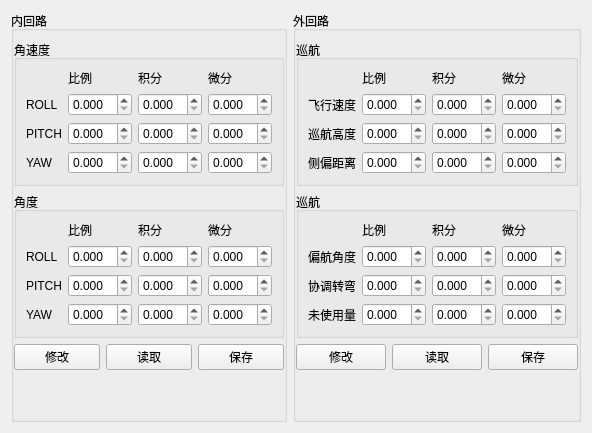
     <widget class="QWidget" name="tab_2">
      <attribute name="title">
       <string>固定翼</string>
      </attribute>
      <layout class="QGridLayout" name="gridLayout_21">
       <item row="0" column="1">
        <widget class="QGroupBox" name="groupBox_6">
         <property name="title">
          <string>外回路</string>
         </property>
         <layout class="QGridLayout" name="gridLayout_14">
          <property name="leftMargin">
           <number>0</number>
          </property>
          <property name="rightMargin">
           <number>0</number>
          </property>
          <item row="1" column="0">
           <widget class="QGroupBox" name="groupBox_13">
            <property name="title">
             <string>巡航</string>
            </property>
            <layout class="QGridLayout" name="gridLayout_13">
             <item row="3" column="0">
              <widget class="QLabel" name="label_37">
               <property name="text">
                <string>巡航高度</string>
               </property>
              </widget>
             </item>
             <item row="1" column="2">
              <widget class="QLabel" name="label_38">
               <property name="text">
                <string>积分</string>
               </property>
              </widget>
             </item>
             <item row="1" column="1">
              <widget class="QLabel" name="label_39">
               <property name="text">
                <string>比例</string>
               </property>
              </widget>
             </item>
             <item row="5" column="0">
              <widget class="QLabel" name="label_40">
               <property name="text">
                <string>侧偏距离</string>
               </property>
              </widget>
             </item>
             <item row="1" column="3">
              <widget class="QLabel" name="label_41">
               <property name="text">
                <string>微分</string>
               </property>
              </widget>
             </item>
             <item row="2" column="0">
              <widget class="QLabel" name="label_42">
               <property name="text">
                <string>飞行速度</string>
               </property>
              </widget>
             </item>
             <item row="2" column="1">
              <widget class="QDoubleSpinBox" name="Fixwing_Outside_FlightSpeed_P_Box">
               <property name="decimals">
                <number>3</number>
               </property>
               <property name="maximum">
                <double>60.000000000000000</double>
               </property>
               <property name="singleStep">
                <double>0.001000000000000</double>
               </property>
              </widget>
             </item>
             <item row="2" column="2">
              <widget class="QDoubleSpinBox" name="Fixwing_Outside_FlightSpeed_I_Box">
               <property name="decimals">
                <number>3</number>
               </property>
               <property name="maximum">
                <double>60.000000000000000</double>
               </property>
               <property name="singleStep">
                <double>0.001000000000000</double>
               </property>
              </widget>
             </item>
             <item row="2" column="3">
              <widget class="QDoubleSpinBox" name="Fixwing_Outside_FlightSpeed_D_Box">
               <property name="decimals">
                <number>3</number>
               </property>
               <property name="maximum">
                <double>60.000000000000000</double>
               </property>
               <property name="singleStep">
                <double>0.001000000000000</double>
               </property>
              </widget>
             </item>
             <item row="3" column="3">
              <widget class="QDoubleSpinBox" name="Fixwing_Outside_FlightHight_D_Box">
               <property name="decimals">
                <number>3</number>
               </property>
               <property name="maximum">
                <double>60.000000000000000</double>
               </property>
               <property name="singleStep">
                <double>0.001000000000000</double>
               </property>
              </widget>
             </item>
             <item row="5" column="3">
              <widget class="QDoubleSpinBox" name="Fixwing_Outside_Distance_D_Box">
               <property name="decimals">
                <number>3</number>
               </property>
               <property name="maximum">
                <double>60.000000000000000</double>
               </property>
               <property name="singleStep">
                <double>0.001000000000000</double>
               </property>
              </widget>
             </item>
             <item row="3" column="2">
              <widget class="QDoubleSpinBox" name="Fixwing_Outside_FlightHight_I_Box">
               <property name="decimals">
                <number>3</number>
               </property>
               <property name="maximum">
                <double>60.000000000000000</double>
               </property>
               <property name="singleStep">
                <double>0.001000000000000</double>
               </property>
              </widget>
             </item>
             <item row="5" column="2">
              <widget class="QDoubleSpinBox" name="Fixwing_Outside_Distance_I_Box">
               <property name="decimals">
                <number>3</number>
               </property>
               <property name="maximum">
                <double>60.000000000000000</double>
               </property>
               <property name="singleStep">
                <double>0.001000000000000</double>
               </property>
              </widget>
             </item>
             <item row="5" column="1">
              <widget class="QDoubleSpinBox" name="Fixwing_Outside_Distance_P_Box">
               <property name="decimals">
                <number>3</number>
               </property>
               <property name="maximum">
                <double>60.000000000000000</double>
               </property>
               <property name="singleStep">
                <double>0.001000000000000</double>
               </property>
              </widget>
             </item>
             <item row="3" column="1">
              <widget class="QDoubleSpinBox" name="Fixwing_Outside_FlightHight_P_Box">
               <property name="decimals">
                <number>3</number>
               </property>
               <property name="maximum">
                <double>60.000000000000000</double>
               </property>
               <property name="singleStep">
                <double>0.001000000000000</double>
               </property>
              </widget>
             </item>
            </layout>
           </widget>
          </item>
          <item row="3" column="0">
           <widget class="QGroupBox" name="groupBox_14">
            <property name="title">
             <string>巡航</string>
            </property>
            <layout class="QGridLayout" name="gridLayout_12">
             <item row="0" column="1">
              <widget class="QLabel" name="label_43">
               <property name="text">
                <string>比例</string>
               </property>
              </widget>
             </item>
             <item row="0" column="2">
              <widget class="QLabel" name="label_44">
               <property name="text">
                <string>积分</string>
               </property>
              </widget>
             </item>
             <item row="0" column="3">
              <widget class="QLabel" name="label_45">
               <property name="text">
                <string>微分</string>
               </property>
              </widget>
             </item>
             <item row="1" column="0">
              <widget class="QLabel" name="label_46">
               <property name="text">
                <string>偏航角度</string>
               </property>
              </widget>
             </item>
             <item row="2" column="0">
              <widget class="QLabel" name="label_47">
               <property name="text">
                <string>协调转弯</string>
               </property>
              </widget>
             </item>
             <item row="3" column="0">
              <widget class="QLabel" name="label_48">
               <property name="text">
                <string>未使用量</string>
               </property>
              </widget>
             </item>
             <item row="3" column="3">
              <widget class="QDoubleSpinBox" name="doubleSpinBox_71">
               <property name="decimals">
                <number>3</number>
               </property>
               <property name="maximum">
                <double>60.000000000000000</double>
               </property>
               <property name="singleStep">
                <double>0.001000000000000</double>
               </property>
              </widget>
             </item>
             <item row="2" column="3">
              <widget class="QDoubleSpinBox" name="doubleSpinBox_68">
               <property name="decimals">
                <number>3</number>
               </property>
               <property name="maximum">
                <double>60.000000000000000</double>
               </property>
               <property name="singleStep">
                <double>0.001000000000000</double>
               </property>
              </widget>
             </item>
             <item row="1" column="3">
              <widget class="QDoubleSpinBox" name="Fixwing_Outside_Angle_D_Box">
               <property name="decimals">
                <number>3</number>
               </property>
               <property name="maximum">
                <double>60.000000000000000</double>
               </property>
               <property name="singleStep">
                <double>0.001000000000000</double>
               </property>
              </widget>
             </item>
             <item row="3" column="2">
              <widget class="QDoubleSpinBox" name="doubleSpinBox_70">
               <property name="decimals">
                <number>3</number>
               </property>
               <property name="maximum">
                <double>60.000000000000000</double>
               </property>
               <property name="singleStep">
                <double>0.001000000000000</double>
               </property>
              </widget>
             </item>
             <item row="2" column="2">
              <widget class="QDoubleSpinBox" name="doubleSpinBox_67">
               <property name="decimals">
                <number>3</number>
               </property>
               <property name="maximum">
                <double>60.000000000000000</double>
               </property>
               <property name="singleStep">
                <double>0.001000000000000</double>
               </property>
              </widget>
             </item>
             <item row="1" column="2">
              <widget class="QDoubleSpinBox" name="Fixwing_Outside_Angle_I_Box">
               <property name="decimals">
                <number>3</number>
               </property>
               <property name="maximum">
                <double>60.000000000000000</double>
               </property>
               <property name="singleStep">
                <double>0.001000000000000</double>
               </property>
              </widget>
             </item>
             <item row="3" column="1">
              <widget class="QDoubleSpinBox" name="doubleSpinBox_69">
               <property name="decimals">
                <number>3</number>
               </property>
               <property name="maximum">
                <double>60.000000000000000</double>
               </property>
               <property name="singleStep">
                <double>0.001000000000000</double>
               </property>
              </widget>
             </item>
             <item row="2" column="1">
              <widget class="QDoubleSpinBox" name="doubleSpinBox_66">
               <property name="decimals">
                <number>3</number>
               </property>
               <property name="maximum">
                <double>60.000000000000000</double>
               </property>
               <property name="singleStep">
                <double>0.001000000000000</double>
               </property>
              </widget>
             </item>
             <item row="1" column="1">
              <widget class="QDoubleSpinBox" name="Fixwing_Outside_Angle_P_Box">
               <property name="decimals">
                <number>3</number>
               </property>
               <property name="maximum">
                <double>60.000000000000000</double>
               </property>
               <property name="singleStep">
                <double>0.001000000000000</double>
               </property>
              </widget>
             </item>
            </layout>
           </widget>
          </item>
          <item row="4" column="0">
           <layout class="QHBoxLayout" name="horizontalLayout_4">
            <item>
             <widget class="QPushButton" name="Fixwing_Outsde_Write_Button">
              <property name="text">
               <string>修改</string>
              </property>
             </widget>
            </item>
            <item>
             <widget class="QPushButton" name="Fixwing_Outsde_Read_Button">
              <property name="text">
               <string>读取</string>
              </property>
             </widget>
            </item>
            <item>
             <widget class="QPushButton" name="Fixwing_Outside_Save_Button">
              <property name="text">
               <string>保存</string>
              </property>
             </widget>
            </item>
           </layout>
          </item>
          <item row="5" column="0">
           <spacer name="verticalSpacer">
            <property name="orientation">
             <enum>Qt::Vertical</enum>
            </property>
            <property name="sizeHint" stdset="0">
             <size>
              <width>20</width>
              <height>40</height>
             </size>
            </property>
           </spacer>
          </item>
         </layout>
        </widget>
       </item>
       <item row="0" column="0">
        <widget class="QGroupBox" name="groupBox_5">
         <property name="title">
          <string>内回路</string>
         </property>
         <layout class="QGridLayout" name="gridLayout_9">
          <property name="leftMargin">
           <number>0</number>
          </property>
          <property name="rightMargin">
           <number>0</number>
          </property>
          <item row="0" column="0">
           <widget class="QGroupBox" name="groupBox_9">
            <property name="title">
             <string>角速度</string>
            </property>
            <layout class="QGridLayout" name="gridLayout_7">
             <item row="3" column="0">
              <widget class="QLabel" name="label_13">
               <property name="text">
                <string>PITCH</string>
               </property>
              </widget>
             </item>
             <item row="1" column="2">
              <widget class="QLabel" name="label_14">
               <property name="text">
                <string>积分</string>
               </property>
              </widget>
             </item>
             <item row="1" column="1">
              <widget class="QLabel" name="label_15">
               <property name="text">
                <string>比例</string>
               </property>
              </widget>
             </item>
             <item row="5" column="0">
              <widget class="QLabel" name="label_16">
               <property name="text">
                <string>YAW</string>
               </property>
              </widget>
             </item>
             <item row="1" column="3">
              <widget class="QLabel" name="label_17">
               <property name="text">
                <string>微分</string>
               </property>
              </widget>
             </item>
             <item row="2" column="0">
              <widget class="QLabel" name="label_18">
               <property name="text">
                <string>ROLL</string>
               </property>
              </widget>
             </item>
             <item row="2" column="1">
              <widget class="QDoubleSpinBox" name="Fixwing_Inside_Gyro_Roll_P_Box">
               <property name="decimals">
                <number>3</number>
               </property>
               <property name="maximum">
                <double>60.000000000000000</double>
               </property>
               <property name="singleStep">
                <double>0.001000000000000</double>
               </property>
              </widget>
             </item>
             <item row="2" column="2">
              <widget class="QDoubleSpinBox" name="Fixwing_Inside_Gyro_Roll_I_Box">
               <property name="decimals">
                <number>3</number>
               </property>
               <property name="maximum">
                <double>60.000000000000000</double>
               </property>
               <property name="singleStep">
                <double>0.001000000000000</double>
               </property>
              </widget>
             </item>
             <item row="2" column="3">
              <widget class="QDoubleSpinBox" name="Fixwing_Inside_Gyro_Roll_D_Box">
               <property name="decimals">
                <number>3</number>
               </property>
               <property name="maximum">
                <double>60.000000000000000</double>
               </property>
               <property name="singleStep">
                <double>0.001000000000000</double>
               </property>
              </widget>
             </item>
             <item row="5" column="3">
              <widget class="QDoubleSpinBox" name="Fixwing_Inside_Gyro_Yaw_D_Box">
               <property name="decimals">
                <number>3</number>
               </property>
               <property name="maximum">
                <double>60.000000000000000</double>
               </property>
               <property name="singleStep">
                <double>0.001000000000000</double>
               </property>
              </widget>
             </item>
             <item row="3" column="3">
              <widget class="QDoubleSpinBox" name="Fixwing_Inside_Gyro_Pitch_D_Box">
               <property name="decimals">
                <number>3</number>
               </property>
               <property name="maximum">
                <double>60.000000000000000</double>
               </property>
               <property name="singleStep">
                <double>0.001000000000000</double>
               </property>
              </widget>
             </item>
             <item row="5" column="2">
              <widget class="QDoubleSpinBox" name="Fixwing_Inside_Gyro_Yaw_I_Box">
               <property name="decimals">
                <number>3</number>
               </property>
               <property name="maximum">
                <double>60.000000000000000</double>
               </property>
               <property name="singleStep">
                <double>0.001000000000000</double>
               </property>
              </widget>
             </item>
             <item row="3" column="2">
              <widget class="QDoubleSpinBox" name="Fixwing_Inside_Gyro_Pitch_I_Box">
               <property name="decimals">
                <number>3</number>
               </property>
               <property name="maximum">
                <double>60.000000000000000</double>
               </property>
               <property name="singleStep">
                <double>0.001000000000000</double>
               </property>
              </widget>
             </item>
             <item row="5" column="1">
              <widget class="QDoubleSpinBox" name="Fixwing_Inside_Gyro_Yaw_P_Box">
               <property name="decimals">
                <number>3</number>
               </property>
               <property name="maximum">
                <double>60.000000000000000</double>
               </property>
               <property name="singleStep">
                <double>0.001000000000000</double>
               </property>
              </widget>
             </item>
             <item row="3" column="1">
              <widget class="QDoubleSpinBox" name="Fixwing_Inside_Gyro_Pitch_P_Box">
               <property name="decimals">
                <number>3</number>
               </property>
               <property name="maximum">
                <double>60.000000000000000</double>
               </property>
               <property name="singleStep">
                <double>0.001000000000000</double>
               </property>
              </widget>
             </item>
            </layout>
           </widget>
          </item>
          <item row="1" column="0">
           <widget class="QGroupBox" name="Fixwing_Inside_Angle_Pitch">
            <property name="title">
             <string>角度</string>
            </property>
            <layout class="QGridLayout" name="gridLayout_8">
             <item row="0" column="1">
              <widget class="QLabel" name="label_19">
               <property name="text">
                <string>比例</string>
               </property>
              </widget>
             </item>
             <item row="0" column="2">
              <widget class="QLabel" name="label_20">
               <property name="text">
                <string>积分</string>
               </property>
              </widget>
             </item>
             <item row="0" column="3">
              <widget class="QLabel" name="label_21">
               <property name="text">
                <string>微分</string>
               </property>
              </widget>
             </item>
             <item row="2" column="0">
              <widget class="QLabel" name="label_22">
               <property name="text">
                <string>ROLL</string>
               </property>
              </widget>
             </item>
             <item row="6" column="0">
              <widget class="QLabel" name="label_23">
               <property name="text">
                <string>PITCH</string>
               </property>
              </widget>
             </item>
             <item row="8" column="0">
              <widget class="QLabel" name="label_24">
               <property name="text">
                <string>YAW</string>
               </property>
              </widget>
             </item>
             <item row="8" column="3">
              <widget class="QDoubleSpinBox" name="Fixwing_Inside_Angle_Yaw_D_Box">
               <property name="decimals">
                <number>3</number>
               </property>
               <property name="maximum">
                <double>60.000000000000000</double>
               </property>
               <property name="singleStep">
                <double>0.001000000000000</double>
               </property>
              </widget>
             </item>
             <item row="6" column="3">
              <widget class="QDoubleSpinBox" name="Fixwing_Inside_Angle_Pitch_D_Box">
               <property name="decimals">
                <number>3</number>
               </property>
               <property name="maximum">
                <double>60.000000000000000</double>
               </property>
               <property name="singleStep">
                <double>0.001000000000000</double>
               </property>
              </widget>
             </item>
             <item row="2" column="3">
              <widget class="QDoubleSpinBox" name="Fixwing_Inside_Angle_Roll_D_Box">
               <property name="decimals">
                <number>3</number>
               </property>
               <property name="maximum">
                <double>60.000000000000000</double>
               </property>
               <property name="singleStep">
                <double>0.001000000000000</double>
               </property>
              </widget>
             </item>
             <item row="8" column="2">
              <widget class="QDoubleSpinBox" name="Fixwing_Inside_Angle_Yaw_I_Box">
               <property name="decimals">
                <number>3</number>
               </property>
               <property name="maximum">
                <double>60.000000000000000</double>
               </property>
               <property name="singleStep">
                <double>0.001000000000000</double>
               </property>
              </widget>
             </item>
             <item row="6" column="2">
              <widget class="QDoubleSpinBox" name="Fixwing_Inside_Angle_Pitch_I_Box">
               <property name="decimals">
                <number>3</number>
               </property>
               <property name="maximum">
                <double>60.000000000000000</double>
               </property>
               <property name="singleStep">
                <double>0.001000000000000</double>
               </property>
              </widget>
             </item>
             <item row="2" column="2">
              <widget class="QDoubleSpinBox" name="Fixwing_Inside_Angle_Roll_I_Box">
               <property name="decimals">
                <number>3</number>
               </property>
               <property name="maximum">
                <double>60.000000000000000</double>
               </property>
               <property name="singleStep">
                <double>0.001000000000000</double>
               </property>
              </widget>
             </item>
             <item row="8" column="1">
              <widget class="QDoubleSpinBox" name="Fixwing_Inside_Angle_Yaw_P_Box">
               <property name="decimals">
                <number>3</number>
               </property>
               <property name="maximum">
                <double>60.000000000000000</double>
               </property>
               <property name="singleStep">
                <double>0.001000000000000</double>
               </property>
              </widget>
             </item>
             <item row="6" column="1">
              <widget class="QDoubleSpinBox" name="Fixwing_Inside_Angle_Pitch_P_Box">
               <property name="decimals">
                <number>3</number>
               </property>
               <property name="maximum">
                <double>60.000000000000000</double>
               </property>
               <property name="singleStep">
                <double>0.001000000000000</double>
               </property>
              </widget>
             </item>
             <item row="2" column="1">
              <widget class="QDoubleSpinBox" name="Fixwing_Inside_Angle_Roll_P_Box">
               <property name="decimals">
                <number>3</number>
               </property>
               <property name="maximum">
                <double>60.000000000000000</double>
               </property>
               <property name="singleStep">
                <double>0.001000000000000</double>
               </property>
              </widget>
             </item>
            </layout>
           </widget>
          </item>
          <item row="2" column="0">
           <layout class="QHBoxLayout" name="horizontalLayout_2">
            <item>
             <widget class="QPushButton" name="Fixwing_Inside_Write_Button">
              <property name="text">
               <string>修改</string>
              </property>
             </widget>
            </item>
            <item>
             <widget class="QPushButton" name="Fixwing_Inside_Read_Button">
              <property name="text">
               <string>读取</string>
              </property>
             </widget>
            </item>
            <item>
             <widget class="QPushButton" name="Fixwing_Inside_Save_Button">
              <property name="text">
               <string>保存</string>
              </property>
             </widget>
            </item>
           </layout>
          </item>
          <item row="3" column="0">
           <spacer name="verticalSpacer_2">
            <property name="orientation">
             <enum>Qt::Vertical</enum>
            </property>
            <property name="sizeHint" stdset="0">
             <size>
              <width>20</width>
              <height>40</height>
             </size>
            </property>
           </spacer>
          </item>
         </layout>
        </widget>
       </item>
      </layout>
     </widget>
